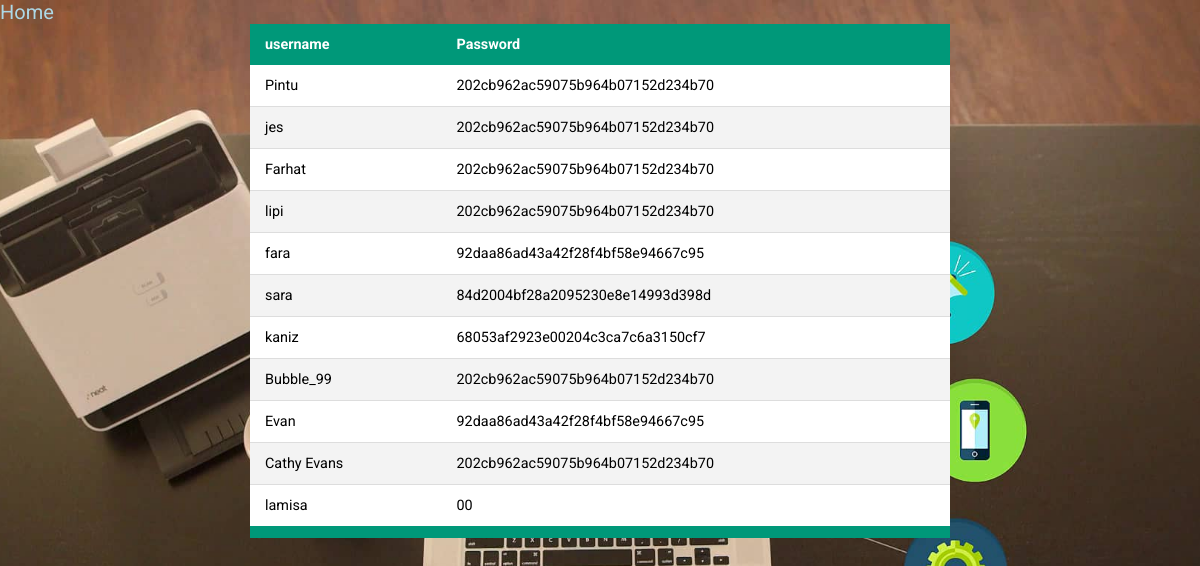
The app's page /userinfo.php with its own data.
### tables this page shows
CREATE TABLE `user` (
  `id` int(11) NOT NULL,
  `username` varchar(255) NOT NULL,
  `password` varchar(255) NOT NULL,
  `department` varchar(255) NOT NULL,
  `email` varchar(20) NOT NULL,
  `address` text NOT NULL,
  `mobile` int(12) NOT NULL
);

### userinfo.php (the view, shortened to what this page needs)
<?php
include 'connection.php';
 $sql = "select * from user;";
 $result = mysqli_query($conn, $sql);
 $resultCheck  = mysqli_num_rows($result);
?>
<!DOCTYPE html>
<html lang="en">
<head>
	<link rel="stylesheet" type="text/css" href="style.css">
</head>
<body>
   <a href="admininfo.php">Home</a>
    <table class="content-table">
	<thead>
        <tr>
            <th>username</th>
            <th>Password</th>
        </tr>
	</thead>
        <?php
        if ($resultCheck > 0) {
            while ($row = mysqli_fetch_assoc($result)) {
                echo "<tr><td>" . $row['username'] . "</td><td>" . $row["password"] . "</td></tr>";
            }
            echo "</table>";
        } else {
            echo "0 User";
        }
        ?>
</body>
</html>

### style.css (style rules this page uses)
* { padding: 0; margin: 0; list-style: none; text-decoration: none; }
body { font-family: 'Roboto', sans-serif; margin: 0; padding: 0; background-image: url(admin.png); background-size: cover; background-position: center; background-repeat: no-repeat; background-attachment: fixed; }

### userinfo.php (style rules this page uses)
.content-table { border-collapse: collapse; margin: auto; font-size: 0.9em; min-width: 700px; border-radius: 5px 5px 0 0; background-color:white; }
.content-table thead tr { background-color: #009879; color: #ffffff; text-align: left; font-weight: bold; }
.content-table th, .content-table td { padding: 12px 15px; }
.content-table tbody tr:nth-of-type(even) { background-color: #f3f3f3; }
.content-table tbody tr { border-bottom: 1px solid #dddddd; }
.content-table tbody tr:last-of-type { border-bottom: 12px solid #009879; }
a { text-decoration: none; color:white; font-size:20px; }

### records on screen
user: username "Pintu", password "202cb962ac59075b964b07152d234b70"
user: username "jes", password "202cb962ac59075b964b07152d234b70"
user: username "Farhat", password "202cb962ac59075b964b07152d234b70"
user: username "lipi", password "202cb962ac59075b964b07152d234b70"
user: username "fara", password "92daa86ad43a42f28f4bf58e94667c95"
user: username "sara", password "84d2004bf28a2095230e8e14993d398d"
user: username "kaniz", password "68053af2923e00204c3ca7c6a3150cf7"
user: username "Bubble_99", password "202cb962ac59075b964b07152d234b70"
user: username "Evan", password "92daa86ad43a42f28f4bf58e94667c95"
user: username "Cathy Evans", password "202cb962ac59075b964b07152d234b70"
user: username "lamisa", password "00"
